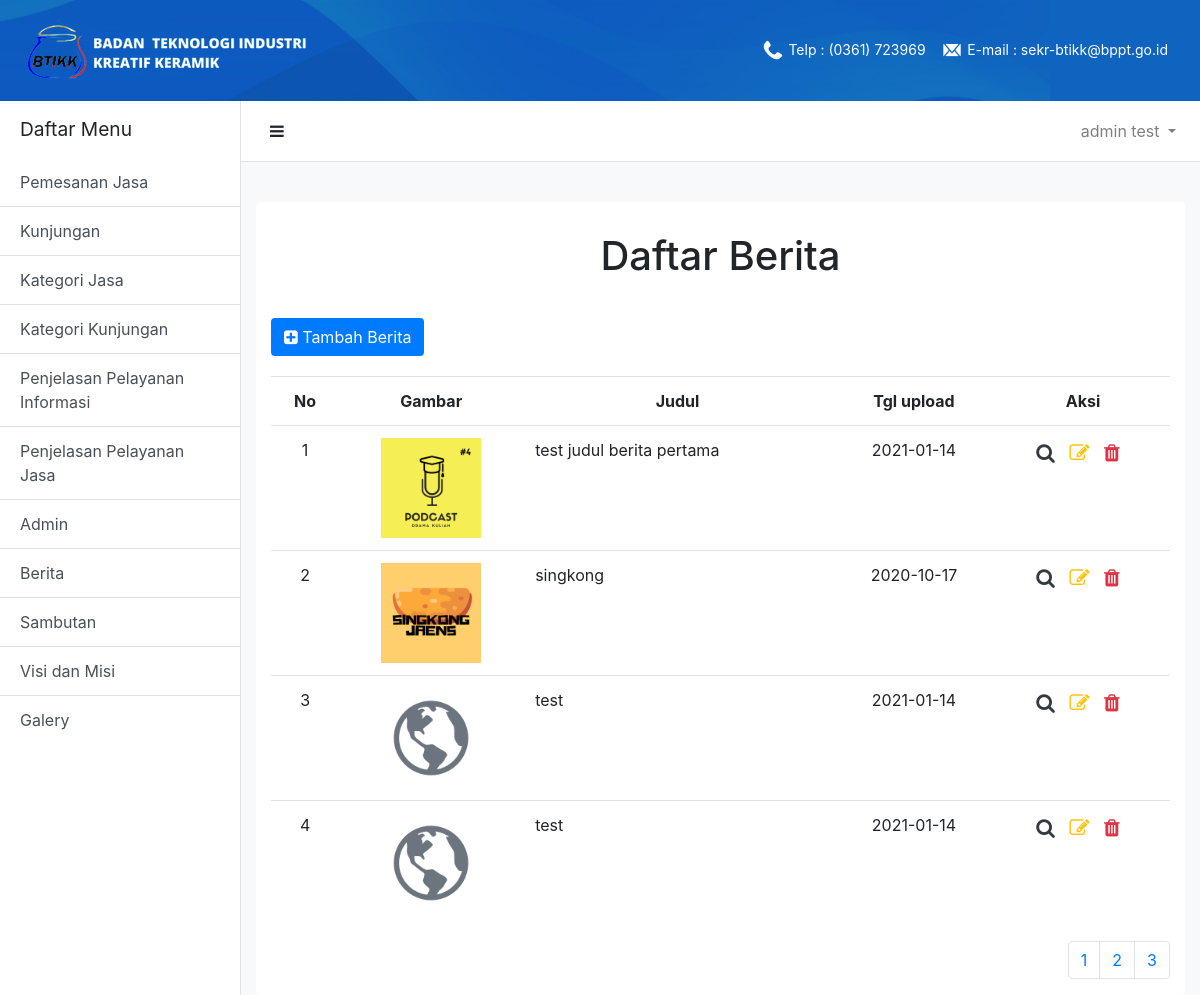
/adminContent/berita.php (signed in), run on an earlier commit of the app's database.
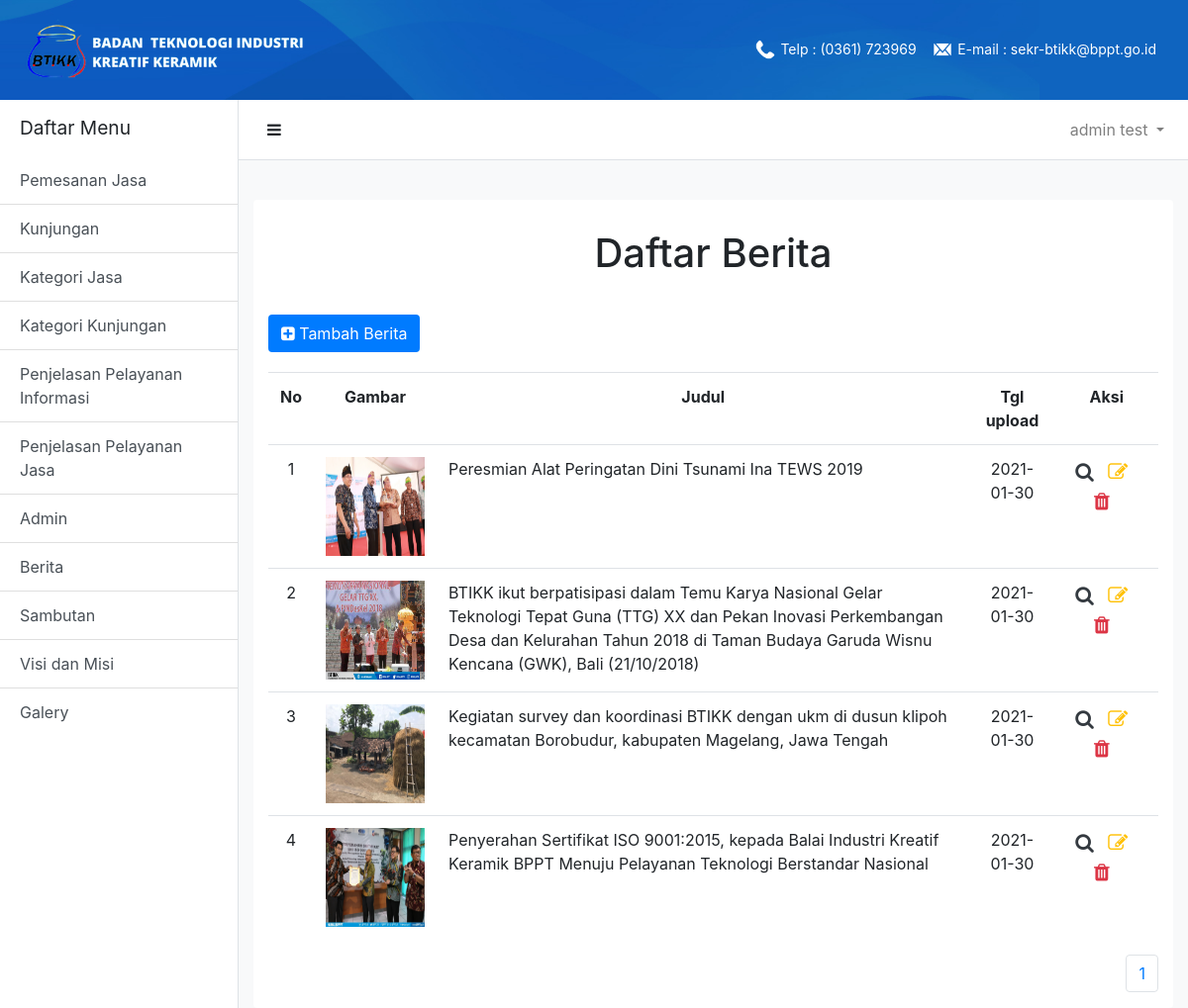
And on a later commit of the database.
### tables this page shows
CREATE TABLE `user` (
  `id` int(11) NOT NULL,
  `name` varchar(255) NOT NULL,
  `email` varchar(255) NOT NULL,
  `password` varchar(255) NOT NULL,
  `username` varchar(255) NOT NULL,
  `jenis_kelamin` varchar(255) NOT NULL,
  `telp` varchar(255) NOT NULL,
  `alamat` varchar(255) NOT NULL
);

CREATE TABLE `tbberita` (
  `id_berita` int(11) NOT NULL,
  `gambar` varchar(255) NOT NULL,
  `judul` varchar(255) NOT NULL,
  `berita` text NOT NULL,
  `tgl_upload` date NOT NULL
);

### adminContent/berita.php (the view, shortened to what this page needs)
<?php
    include("../dashboardUser.php");
?>
    <div class="card-title text-center" id="user-content-title">
        <h1>Daftar Berita</h1>
    </div>
    <div class='card-content'>
        <div class="container">
            <button class='btn bg-primary text-white' id='btn-add-content' onclick="window.location = './inputBerita.php';">
                    <i class="fa fa-plus-square"></i>
                    <span> Tambah Berita</span>
            </button>
            <table class='table'>
                <tr class='text-center'>
                    <th>No</th>
                    <th>Gambar</th>
                    <th>Judul</th>
                    <th> Tgl upload</th>
                    <th>Aksi</th>
                </tr>
<?php
    $batas   = 4;
    if(!isset($_GET['halaman'])){
        $posisi  = 0;
    }else{
        $posisi  = ($_GET['halaman']-1) * $batas;
    }
    $no = $posisi+1;
    $tampil = mysqli_query ($conn,"SELECT * FROM tbberita order by id_berita asc limit $posisi,$batas");
    $num = mysqli_num_rows($tampil);
    if($num==0)
    {
      echo "
            <tr>
              <td class='text-center' colspan='5'>
                Data Kosong
              </td>
            </tr>";
    }else
    {
      while($array=mysqli_fetch_array($tampil))
      {
        echo "
                <tr>
                    <td class='text-center'>".$no."</td>
                    <td class='text-center'>
                        <img src='../".$array['gambar']."' id='user-content-image'/>
                    </td>
                    <td>".$array[ 'judul']."</td>
                    <td class='text-center'>".$array ['tgl_upload']."</td>
                    <td class='text-center' id='table-action'>
                        <a class='text-dark icon-action' href='./showBerita.php?id=".$array['id_berita']."'><i class='fa fa-search'></i></a>
                        <a class='text-warning icon-action' href='./editBerita.php?id=".$array['id_berita']."'><i class='fa fa-edit'></i></a>
                        <a class='text-danger icon-action' href='../proses/deleteBerita.php?id=".$array['id_berita']."'><i class='fa fa-trash'></i></a>
                    </td>
                </tr>
          ";
        $no++;
      }
    }
?>
                    </table>
                    <div class='d-flex justify-content-end'>
                        <div class="text-center">
                            <ul class="pagination">
                                <?php
                                    $tampil = mysqli_query ($conn,"SELECT * FROM tbberita");
                                    $num = mysqli_num_rows($tampil);
                                    $jmlhalaman = ceil($num/$batas);
                                    for($i=1;$i<=$jmlhalaman;$i++) {
                                            echo "<li class='page-item'><a class='page-link' href='berita.php?halaman=$i'>$i</a></li>";
                                    }
                                ?>
                    </div>
            </div>
        </div>
    </div>
    </div>
</div>

### dashboardUser.php (shortened to what this page needs)
<?php
    include("../db.php");
?>
<!DOCTYPE html>
<html lang="en">
<head>
    <link rel="stylesheet" href="../css/navbar.css">
    <link rel="stylesheet" href="../css/footer.css">
    <link rel="stylesheet" href="../css/sidebar.css">
    <link rel="stylesheet" href="../css/contentUser.css">
    <link rel="stylesheet" href="https://stackpath.bootstrapcdn.com/bootstrap/4.4.1/css/bootstrap.min.css">
    <link rel="stylesheet" href="https://stackpath.bootstrapcdn.com/font-awesome/4.7.0/css/font-awesome.min.css">
</head>
<body>
    <nav class="navbar navbar-expand-lg navbar-dark justify-content-between" id='navbar'>
        <a class="navbar-brand" href="#">
            <img src="../gambar/rsz_2logo.png" alt="logo">
        </a>
        <ul class="navbar-nav">
            <li class="nav-item">
                <p class="navbar-brand">
                    <img src="../gambar/phone.png" class="d-inline-block align-top" alt="">
                    <span>Telp : (0361) 723969</span>
                </p>
            </li>
            <li class="nav-item">
                <p class="navbar-brand">
                    <img src="../gambar/email.png" class="d-inline-block align-top" alt="">
                    <span>E-mail : sekr-btikk@bppt.go.id</span>
                </p>
            </li>
        </ul>
    </nav>
<div class="d-flex bg-light" id="wrapper">
<div class="bg-white border-right" id="sidebar-wrapper">
  <div class="sidebar-heading text-black">Daftar Menu</div>
  <div class="list-group list-group-flush">
    <a href="./pemesananJasa.php" class="list-group-item list-group-item-action bg-white text-black ">Pemesanan Jasa</a>
    <a href="./kunjungan.php" class="list-group-item list-group-item-action bg-white text-black ">Kunjungan</a>
    <a href="./kategoriJasa.php" class="list-group-item list-group-item-action bg-white text-black ">Kategori Jasa</a>
    <a href="./kategoriKunjungan.php" class="list-group-item list-group-item-action bg-white text-black ">Kategori Kunjungan</a>
    <a href="./penjelasanPelayananInformasi.php" class="list-group-item list-group-item-action bg-white text-black ">Penjelasan Pelayanan Informasi</a>
    <a href="./penjelasanPelayananJasa.php" class="list-group-item list-group-item-action bg-white text-black ">Penjelasan Pelayanan Jasa</a>
    <a href="./admin.php" class="list-group-item list-group-item-action bg-white text-black ">Admin</a>
    <a href="./berita.php" class="list-group-item list-group-item-action bg-white text-black ">Berita</a>
    <a href="./sambutan.php" class="list-group-item list-group-item-action bg-white text-black ">Sambutan</a>
    <a href="./visiMisi.php" class="list-group-item list-group-item-action bg-white text-black ">Visi dan Misi</a>
    <a href="./galery.php" class="list-group-item list-group-item-action bg-white text-black ">Galery</a>
  </div>
</div>
<div id="page-content-wrapper">
  <nav class="navbar navbar-expand-lg navbar-light bg-white border-bottom sticky-top" id='navbar-2'>
    <button class="btn text-black" id="menu-toggle"><i class="fa fa-bars"></i></button>
    <div class="collapse navbar-collapse" id="navbarSupportedContent">
      <ul class="navbar-nav ml-auto mt-2 mt-lg-0">
        <li class="nav-item dropdown">
        <?php
           $id = $_SESSION['user'];
           $sql = mysqli_query($conn,"SELECT name FROM user where id = $id");
           $admin = mysqli_fetch_assoc($sql);
           echo "
          <a class='nav-link dropdown-toggle' href='#' id='navbarDropdown' role='button' data-toggle='dropdown' aria-haspopup='true' aria-expanded='false'>
            ".$admin['name']."
          </a>
          <div class='dropdown-menu dropdown-menu-right' aria-labelledby='navbarDropdown'>
            <a class='dropdown-item' href='./editPassword.php?id=".$id."'>Ubah Password</a>
            <div class='dropdown-divider'></div>
            <a class='dropdown-item' href='../proses/logout.php'>Keluar</a>
          </div>";
          ?>
        </li>
      </ul>
    </div>
  </nav>
  <div class="container-fluid">
    <div class="card" id="user-content-wrapper">

### css/navbar.css (style rules this page uses)
#navbar, .navbar .navbar-default { background-image: url("../gambar/bg_top.jpg"); background-repeat: no-repeat; background-size: 100% 100%; }
.navbar .nav-item .navbar-brand { margin-top : 10px }
.navbar .nav-item .navbar-brand img { margin-top : 7.5px; width : 20px; height : 20px; }
.navbar .nav-item .navbar-brand span { font-size: 14px; }
#navbar-2 { padding-top: 10px; padding-bottom: 10px; margin-bottom: 40px; background-color: #110073; }

### css/sidebar.css (style rules this page uses)
#wrapper { overflow-x: hidden; }
#sidebar-wrapper { min-height: 100vh; margin-left: -15rem; -webkit-transition: margin .25s ease-out; -moz-transition: margin .25s ease-out; -o-transition: margin .25s ease-out; transition: margin .25s ease-out; }
#sidebar-wrapper .sidebar-heading { padding: 0.875rem 1.25rem; font-size: 1.2rem; }
#sidebar-wrapper .list-group { width: 15rem; }
#page-content-wrapper { min-width: 100vw; }
@media (min-width: 768px) { #sidebar-wrapper { margin-left: 0; } }
@media (min-width: 768px) { #page-content-wrapper { min-width: 0; width: 100%; } }

### css/contentUser.css (style rules this page uses)
#user-content-wrapper { border: none; }
#user-content-wrapper #btn-add-content { margin-bottom: 20px; }
#user-content-wrapper #user-content-title { margin-top: 30px; margin-bottom: 30px; }
#user-content-wrapper #user-content-image { width: 100px; height: 100px; }
#user-content-wrapper .icon-action { margin-right: 10px; font-size: 20px; }
#user-content-wrapper #table-action { min-width: 100px; }

What changed in the data, as far as the page shows it:
removed tbberita: gambar (picture), judul "test judul berita pertama", tgl_upload "2021-01-14"
removed tbberita: gambar (picture), judul "singkong", tgl_upload "2020-10-17"
removed tbberita: gambar (picture), judul "test", tgl_upload "2021-01-14"
removed tbberita: gambar (picture), judul "test", tgl_upload "2021-01-14"
added tbberita: gambar (picture), judul "Peresmian Alat Peringatan Dini Tsunami Ina TEWS 2019", tgl_upload "2021-01-30"
added tbberita: gambar (picture), judul "BTIKK ikut berpatisipasi dalam Temu Karya Nasional Gelar Teknologi Tepat Guna (TTG) XX dan Pekan Inovasi Perkembangan Desa dan Kelurahan Tahun 2018 di Taman Budaya Garuda Wisnu Kencana (GWK), Bali (21/10/2018)", tgl_upload "2021-01-30"
added tbberita: gambar (picture), judul "Kegiatan survey dan koordinasi BTIKK dengan ukm di dusun klipoh kecamatan Borobudur, kabupaten Magelang, Jawa Tengah", tgl_upload "2021-01-30"
added tbberita: gambar (picture), judul "Penyerahan Sertifikat ISO 9001:2015, kepada Balai Industri Kreatif Keramik BPPT Menuju Pelayanan Teknologi Berstandar Nasional", tgl_upload "2021-01-30"
Also different on the page:
list line gone: "2"
list line gone: "3"
